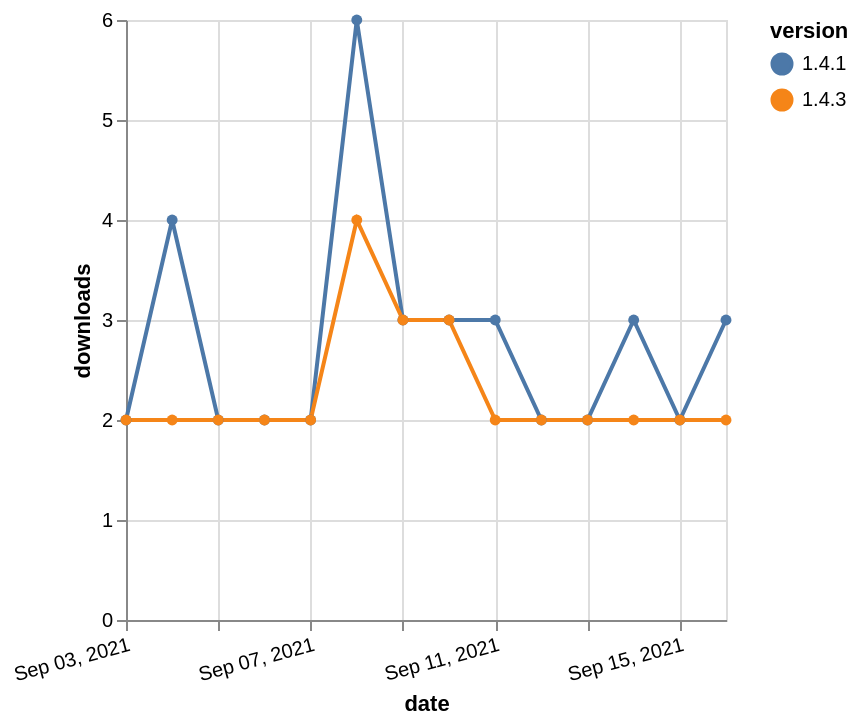

Vega-Lite specification stored for this chart:
### Vega-Lite specification from a JSON file in a GitHub repository (floating-point values rounded to 4 significant figures)
{"$schema": "https://vega.github.io/schema/vega-lite/v5.json", "description": "A simple bar chart with embedded data.", "data": {"values": [{"date": "2021-09-03", "total": 8924, "delta": 2, "version": "1.4.1"}, {"date": "2021-09-04", "total": 8928, "delta": 4, "version": "1.4.1"}, {"date": "2021-09-05", "total": 8930, "delta": 2, "version": "1.4.1"}, {"date": "2021-09-06", "total": 8932, "delta": 2, "version": "1.4.1"}, {"date": "2021-09-07", "total": 8934, "delta": 2, "version": "1.4.1"}, {"date": "2021-09-08", "total": 8940, "delta": 6, "version": "1.4.1"}, {"date": "2021-09-09", "total": 8943, "delta": 3, "version": "1.4.1"}, {"date": "2021-09-10", "total": 8946, "delta": 3, "version": "1.4.1"}, {"date": "2021-09-11", "total": 8949, "delta": 3, "version": "1.4.1"}, {"date": "2021-09-12", "total": 8951, "delta": 2, "version": "1.4.1"}, {"date": "2021-09-13", "total": 8953, "delta": 2, "version": "1.4.1"}, {"date": "2021-09-14", "total": 8956, "delta": 3, "version": "1.4.1"}, {"date": "2021-09-15", "total": 8958, "delta": 2, "version": "1.4.1"}, {"date": "2021-09-16", "total": 8961, "delta": 3, "version": "1.4.1"}, {"date": "2021-09-03", "total": 4759, "delta": 2, "version": "1.4.3"}, {"date": "2021-09-04", "total": 4761, "delta": 2, "version": "1.4.3"}, {"date": "2021-09-05", "total": 4763, "delta": 2, "version": "1.4.3"}, {"date": "2021-09-06", "total": 4765, "delta": 2, "version": "1.4.3"}, {"date": "2021-09-07", "total": 4767, "delta": 2, "version": "1.4.3"}, {"date": "2021-09-08", "total": 4771, "delta": 4, "version": "1.4.3"}, {"date": "2021-09-09", "total": 4774, "delta": 3, "version": "1.4.3"}, {"date": "2021-09-10", "total": 4777, "delta": 3, "version": "1.4.3"}, {"date": "2021-09-11", "total": 4779, "delta": 2, "version": "1.4.3"}, {"date": "2021-09-12", "total": 4781, "delta": 2, "version": "1.4.3"}, {"date": "2021-09-13", "total": 4783, "delta": 2, "version": "1.4.3"}, {"date": "2021-09-14", "total": 4785, "delta": 2, "version": "1.4.3"}, {"date": "2021-09-15", "total": 4787, "delta": 2, "version": "1.4.3"}, {"date": "2021-09-16", "total": 4789, "delta": 2, "version": "1.4.3"}]}, "width": "container", "mark": {"type": "line", "point": {"filled": true}}, "encoding": {"x": {"field": "date", "type": "temporal", "timeUnit": "yearmonthdate", "title": "date", "axis": {"labelAngle": -15}}, "y": {"field": "delta", "type": "quantitative", "title": "downloads"}, "color": {"field": "version", "type": "nominal"}, "tooltip": {"field": "delta"}}}
